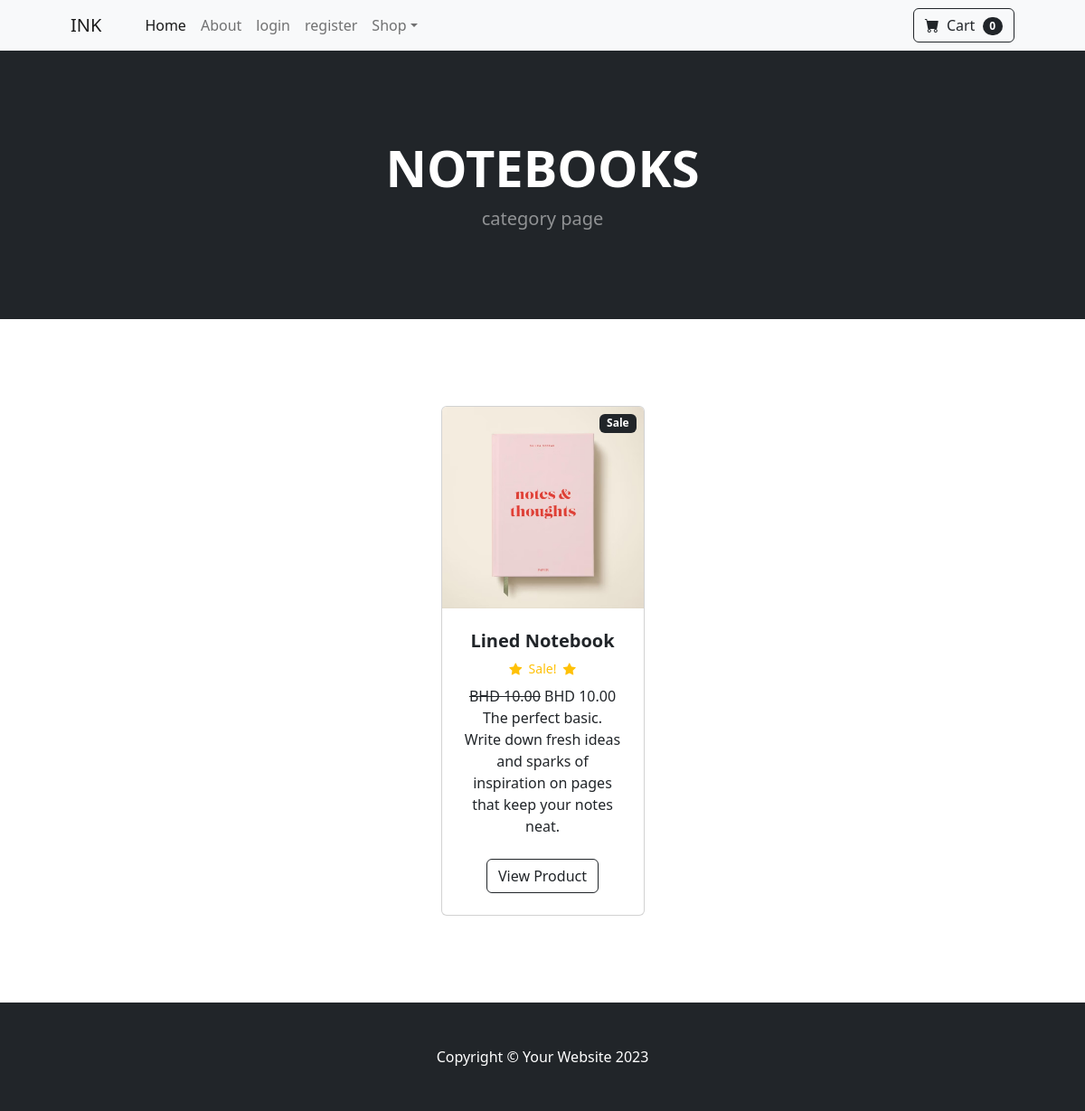
Page /category/NOTEBOOKS/ on the committed database.
### main_app/models.py (models this page shows, shortened)
class Category(models.Model):
    name = models.CharField(max_length=50)
    def __str__(self):
        return self.name
    class Meta:
        verbose_name_plural = 'Categories'

class Product(models.Model):
    name = models.CharField(max_length=50)
    price = models.DecimalField(default=0.0, decimal_places=2, max_digits=10)
    category = models.ForeignKey(Category, on_delete=models.CASCADE,default=1)
    description = models.TextField(max_length=250, default='', blank=True, null=True)
    image = models.ImageField(upload_to='uploads/products/')
    image = models.ImageField(upload_to='products/')
    is_sale = models.BooleanField(default=False)
    sale_price = models.DecimalField(default=0.0, decimal_places=2, max_digits=6)

### main_app/views.py (the view)
# urls.py: path('category/<str:foo>/', views.category, name='category'),
def category(request, foo):
    foo=foo.replace('-', ' ')
    try:
        category = Category.objects.get(name=foo)
        products = Product.objects.filter(category=category)
        return render(request, 'category.html', {'category':category, 'products':products})
    except:
        messages.error(request, 'Category does not exist')
        return redirect('home')

### cart/cart.py (called while the page is built)
    def __len__(self):
        return len(self.cart)

### cart/context_processors.py (called while the page is built)
def cart(request):
    return {'cart': Cart(request)}

### main_app/templates/category.html (shortened to what this page needs)
{% extends 'base.html'%}
{% block content %}
        <header class="bg-dark py-5">
            <div class="container px-4 px-lg-5 my-5">
                <div class="text-center text-white">
                    <h1 class="display-4 fw-bolder">{{category}}</h1>
                    <p class="lead fw-normal text-white-50 mb-0">category page</p>
                </div>
            </div>
        </header>
        <section class="py-5">
            <div class="container px-4 px-lg-5 mt-5">
                <div class="row gx-4 gx-lg-5 row-cols-2 row-cols-md-3 row-cols-xl-4 justify-content-center">
         {% for product in products %}
             {% if product.is_sale %}
             <div class="col mb-5">
                <div class="card h-100">
                    <div class="badge bg-dark text-white position-absolute" style="top: 0.5rem; right:0.5rem">Sale</div>
                    <img class="card-img-top" src="{{ product.image.url }}" alt="{{ product.name }}" />
                    <div class="card-body p-4">
                        <div class="text-center">
                            <h5 class="fw-bolder">{{ product.name }}</h5>
                            <div class="d-flex justify-content-center small
                             text-warning mb-2">
                            <div class="bi-star-fill"></div> &nbsp;&nbsp;Sale!&nbsp;&nbsp;
                            <div class="bi-star-fill"></div>
                            </div>
                         <strike> BHD {{ product.price }}</strike> BHD {{ product.sale_price }}
                        {{ product.description }}
                        </div>
                    </div>
                    <div class="card-footer p-4 pt-0 border-top-0 bg-transparent">
                        <div class="text-center"><a class="btn btn-outline-dark mt-auto" href="{% url 'product' product.id %}">View Product</a></div>
                    </div>
                </div>
            </div>
                    {% endif %}
                    {% endfor %}
            </div>
        </section>
{% endblock %}

### rows in the picture
Category: name "NOTEBOOKS"
Product: image (picture), name "Lined Notebook", price "10.00", sale_price "10.00", description "The perfect basic. Write down fresh ideas and sparks of inspiration on pages that keep your notes neat."

### other values in the picture
{{ cart | length }} "0"
